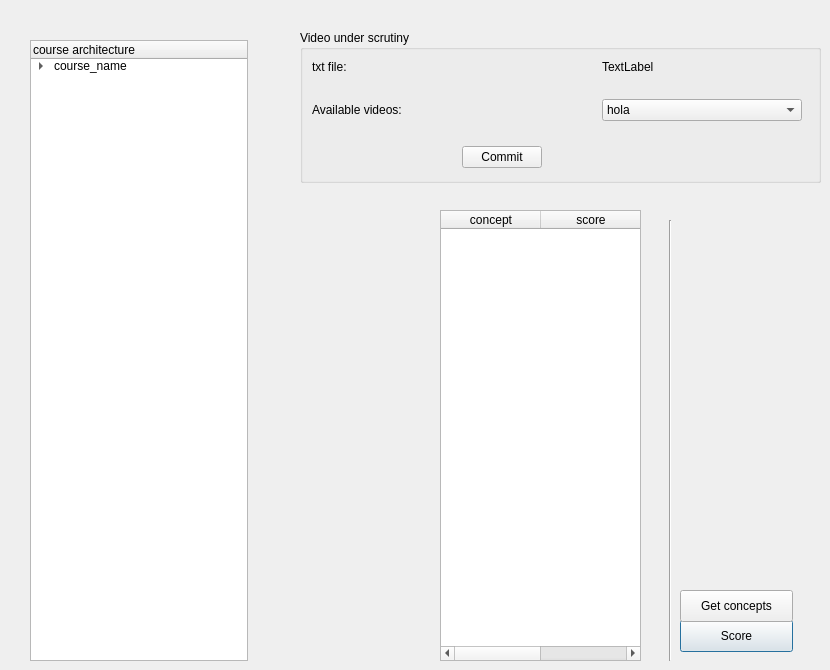
      <widget class="QWidget" name="tab">
       <attribute name="title">
        <string>Concepts</string>
       </attribute>
       <widget class="QTableWidget" name="tableWidget">
        <property name="geometry">
         <rect>
          <x>440</x>
          <y>210</y>
          <width>201</width>
          <height>451</height>
         </rect>
        </property>
        <property name="sizePolicy">
         <sizepolicy hsizetype="Expanding" vsizetype="Expanding">
          <horstretch>0</horstretch>
          <verstretch>0</verstretch>
         </sizepolicy>
        </property>
        <property name="maximumSize">
         <size>
          <width>300</width>
          <height>16777215</height>
         </size>
        </property>
        <property name="showGrid">
         <bool>false</bool>
        </property>
        <attribute name="horizontalHeaderVisible">
         <bool>true</bool>
        </attribute>
        <attribute name="verticalHeaderVisible">
         <bool>false</bool>
        </attribute>
        <row>
         <property name="text">
          <string>Nouvelle ligne</string>
         </property>
        </row>
        <row>
         <property name="text">
          <string>ergw</string>
         </property>
        </row>
        <row>
         <property name="text">
          <string>fgfw</string>
         </property>
        </row>
        <row>
         <property name="text">
          <string>wfvf</string>
         </property>
        </row>
        <row>
         <property name="text">
          <string>fvs</string>
         </property>
        </row>
        <row>
         <property name="text">
          <string>Nouvelle ligne</string>
         </property>
        </row>
        <row>
         <property name="text">
          <string>dsfvf</string>
         </property>
        </row>
        <column>
         <property name="text">
          <string>concept</string>
         </property>
        </column>
        <column>
         <property name="text">
          <string>score</string>
         </property>
        </column>
       </widget>
       <widget class="QGroupBox" name="groupBox">
        <property name="enabled">
         <bool>true</bool>
        </property>
        <property name="geometry">
         <rect>
          <x>300</x>
          <y>30</y>
          <width>521</width>
          <height>153</height>
         </rect>
        </property>
        <property name="sizePolicy">
         <sizepolicy hsizetype="Fixed" vsizetype="Maximum">
          <horstretch>3</horstretch>
          <verstretch>2</verstretch>
         </sizepolicy>
        </property>
        <property name="minimumSize">
         <size>
          <width>200</width>
          <height>0</height>
         </size>
        </property>
        <property name="title">
         <string>Video under scrutiny</string>
        </property>
        <layout class="QGridLayout" name="gridLayout">
         <property name="rightMargin">
          <number>30</number>
         </property>
         <property name="horizontalSpacing">
          <number>60</number>
         </property>
         <property name="verticalSpacing">
          <number>24</number>
         </property>
         <item row="0" column="0">
          <widget class="QLabel" name="label__txt_file">
           <property name="sizePolicy">
            <sizepolicy hsizetype="Fixed" vsizetype="Fixed">
             <horstretch>0</horstretch>
             <verstretch>1</verstretch>
            </sizepolicy>
           </property>
           <property name="text">
            <string>txt file:</string>
           </property>
          </widget>
         </item>
         <item row="1" column="0">
          <widget class="QLabel" name="label__txt_file_2">
           <property name="sizePolicy">
            <sizepolicy hsizetype="Fixed" vsizetype="Fixed">
             <horstretch>0</horstretch>
             <verstretch>1</verstretch>
            </sizepolicy>
           </property>
           <property name="text">
            <string>Available videos:</string>
           </property>
          </widget>
         </item>
         <item row="0" column="2">
          <widget class="QLabel" name="label">
           <property name="sizePolicy">
            <sizepolicy hsizetype="Fixed" vsizetype="Fixed">
             <horstretch>0</horstretch>
             <verstretch>1</verstretch>
            </sizepolicy>
           </property>
           <property name="text">
            <string>TextLabel</string>
           </property>
          </widget>
         </item>
         <item row="2" column="1">
          <widget class="QPushButton" name="pushButton_4">
           <property name="text">
            <string>Commit</string>
           </property>
          </widget>
         </item>
         <item row="1" column="2">
          <widget class="QComboBox" name="comboBox">
           <property name="sizePolicy">
            <sizepolicy hsizetype="Preferred" vsizetype="Fixed">
             <horstretch>0</horstretch>
             <verstretch>1</verstretch>
            </sizepolicy>
           </property>
           <property name="minimumSize">
            <size>
             <width>200</width>
             <height>0</height>
            </size>
           </property>
           <item>
            <property name="text">
             <string>hola</string>
            </property>
           </item>
           <item>
            <property name="text">
             <string>buenos dias</string>
            </property>
           </item>
          </widget>
         </item>
        </layout>
        <zorder>label</zorder>
        <zorder>label__txt_file_2</zorder>
        <zorder>comboBox</zorder>
        <zorder>label__txt_file</zorder>
        <zorder>pushButton_4</zorder>
       </widget>
       <widget class="QTreeWidget" name="treeWidget">
        <property name="geometry">
         <rect>
          <x>30</x>
          <y>40</y>
          <width>218</width>
          <height>621</height>
         </rect>
        </property>
        <property name="sizePolicy">
         <sizepolicy hsizetype="Preferred" vsizetype="Expanding">
          <horstretch>0</horstretch>
          <verstretch>0</verstretch>
         </sizepolicy>
        </property>
        <property name="minimumSize">
         <size>
          <width>118</width>
          <height>485</height>
         </size>
        </property>
        <property name="maximumSize">
         <size>
          <width>218</width>
          <height>16777215</height>
         </size>
        </property>
        <column>
         <property name="text">
          <string>course architecture</string>
         </property>
        </column>
        <item>
         <property name="text">
          <string>course_name</string>
         </property>
         <item>
          <property name="text">
           <string>chap1</string>
          </property>
          <item>
           <property name="text">
            <string>seq1</string>
           </property>
           <item>
            <property name="text">
             <string>vert1</string>
            </property>
           </item>
          </item>
         </item>
        </item>
       </widget>
       <widget class="Line" name="line">
        <property name="geometry">
         <rect>
          <x>660</x>
          <y>220</y>
          <width>20</width>
          <height>441</height>
         </rect>
        </property>
        <property name="orientation">
         <enum>Qt::Vertical</enum>
        </property>
       </widget>
       <widget class="QPushButton" name="pushButton">
        <property name="geometry">
         <rect>
          <x>680</x>
          <y>620</y>
          <width>113</width>
          <height>32</height>
         </rect>
        </property>
        <property name="text">
         <string>Score</string>
        </property>
        <property name="autoDefault">
         <bool>false</bool>
        </property>
        <property name="default">
         <bool>true</bool>
        </property>
        <property name="flat">
         <bool>false</bool>
        </property>
       </widget>
       <widget class="QPushButton" name="pushButton_2">
        <property name="geometry">
         <rect>
          <x>680</x>
          <y>590</y>
          <width>113</width>
          <height>32</height>
         </rect>
        </property>
        <property name="text">
         <string>Get concepts</string>
        </property>
       </widget>
      </widget>
